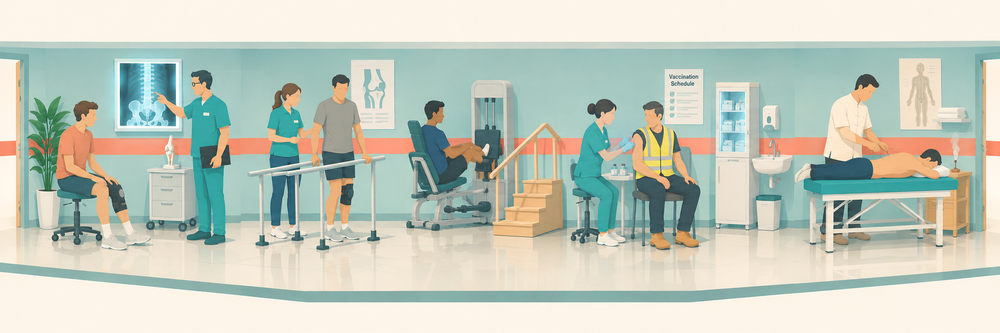
#> input picture Continuous Board/images/corridor-long.png, 1000 x 333 px, shrunk from 2172 x 724 before the run
$ python upscale_classical.py
#> lines starting #> are read from the running program, lines starting #| are printed output that depends on the picture
"""Classical (no AI, no extra install) 4x upscale of the corridor illustration.

Two 2x Lanczos steps with a gentle unsharp mask after each. Works on a locked-down
Windows machine (only Pillow needed). Also writes a side-by-side crop to judge it.

usage: python upscale_classical.py [crop_png_out]
"""
import sys
from pathlib import Path
from PIL import Image, ImageFilter

here = Path(__file__).parent
src = Image.open(here / "images" / "corridor-long.png").convert("RGB")
#> src is the input picture: PIL image 1000x333 RGB; mean R, G, B 195.4, 202.8, 189.6
print("source", src.size)
#| source (1000, 333)

s1 = src.resize((src.width * 2, src.height * 2), Image.LANCZOS)
s1 = s1.filter(ImageFilter.UnsharpMask(radius=1.2, percent=40, threshold=4))
s2 = s1.resize((src.width * 4, src.height * 4), Image.LANCZOS)
s2 = s2.filter(ImageFilter.UnsharpMask(radius=1.6, percent=28, threshold=6))
out = here / "images" / "corridor-long-4x.png"
s2.save(out, optimize=True)
print("wrote", out.name, s2.size)
#| wrote corridor-long-4x.png (4000, 1332)

# side-by-side crop (surgeon + x-ray area) at 1:1 of the 4x size: plain bicubic vs ours
box = (330, 70, 530, 260)                       # source coords
plain = src.resize((src.width * 4, src.height * 4), Image.BICUBIC).crop(tuple(v * 4 for v in box))
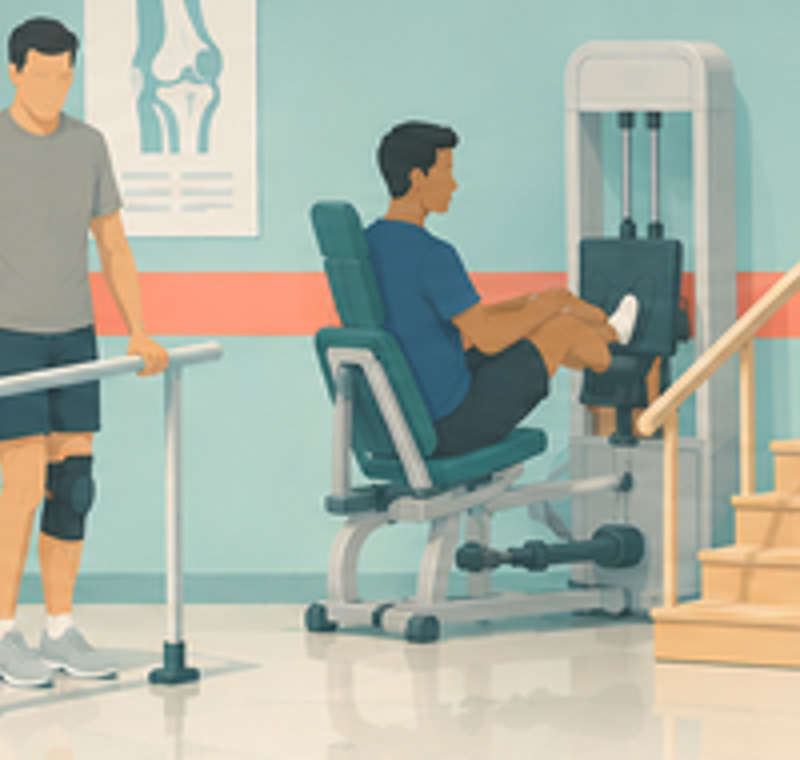
#> plain: PIL image 800x760 RGB; mean R, G, B 170.6, 178, 164.7
ours = s2.crop(tuple(v * 4 for v in box))
w, h = plain.size
#> w = 800; h = 760
cmp_img = Image.new("RGB", (w * 2 + 20, h), "white")
#> cmp_img: PIL image 1620x760 RGB; every value is 255
cmp_img.paste(plain, (0, 0))
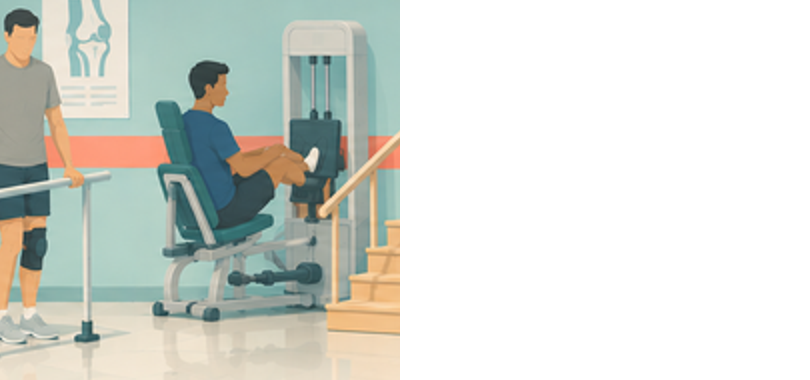
#> cmp_img: PIL image 1620x760 RGB (shown at 1/2 size); mean R, G, B 213.3, 217, 210.4
cmp_img.paste(ours, (w + 20, 0))
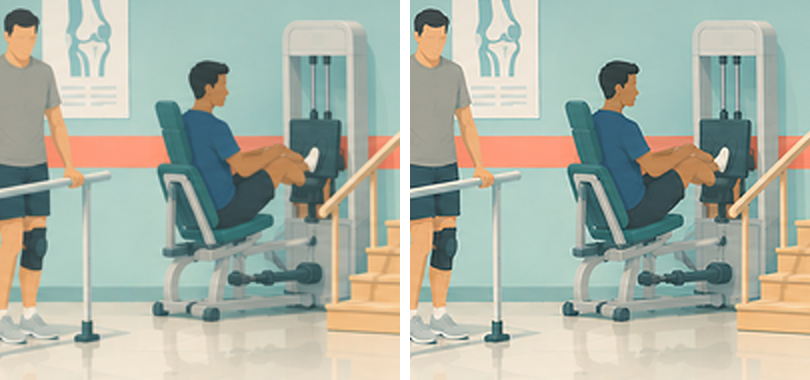
#> cmp_img: PIL image 1620x760 RGB (shown at 1/2 size); mean R, G, B 171.6, 179, 165.8
cmp_out = Path(sys.argv[1]) if len(sys.argv) > 1 else here / "_compare.png"
cmp_img.save(cmp_out)
print("compare", cmp_out)

$ run again, with Continuous Board/images/corridor-01-ortho.png copied over Continuous Board/images/corridor-long.png
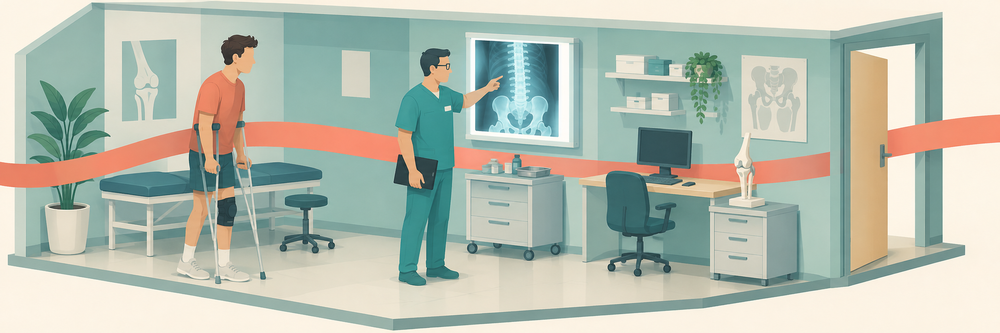
#> input picture Continuous Board/images/corridor-01-ortho.png, 1000 x 333 px, shrunk from 2172 x 724 before the run
#> src is the input picture: PIL image 1000x333 RGB; mean R, G, B 182.3, 189.9, 176.7
#| source (1000, 333)
#| wrote corridor-long-4x.png (4000, 1332)
#> `plain = src.resize((src.width * 4, src.height * 4), Image.BICUBIC).cro..`:
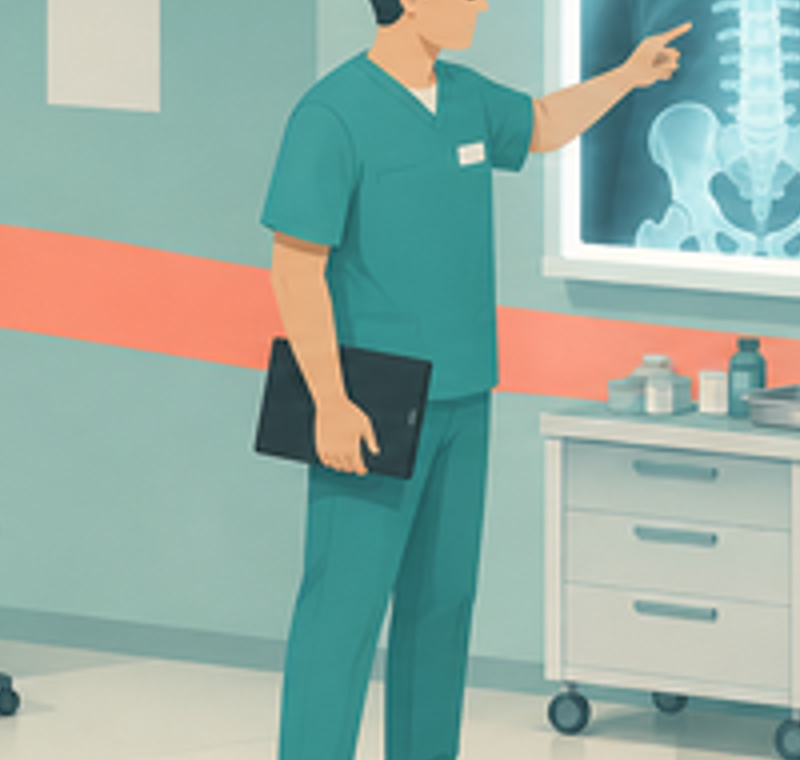
#> plain: PIL image 800x760 RGB; mean R, G, B 147.4, 172.3, 162.9
#> `cmp_img.paste(ours, (w + 20, 0))`:
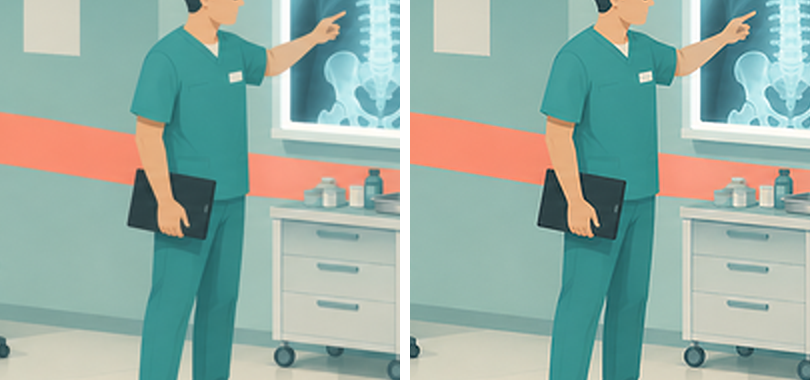
#> cmp_img: PIL image 1620x760 RGB (shown at 1/2 size); mean R, G, B 148.7, 173.4, 164
